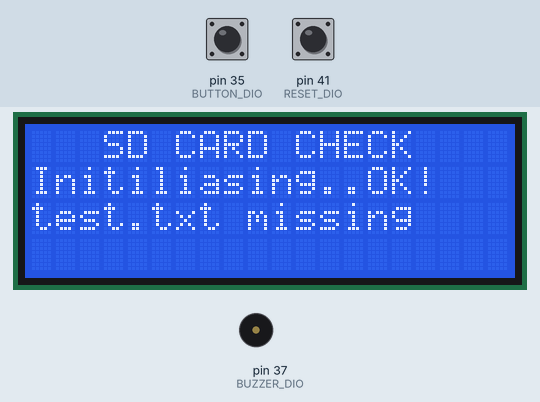
The sketch below on a simulated Arduino Mega 2560, built with avr-gcc and run on an emulated ATmega2560. On the bench: 20×4 character LCD, buzzer (waves = sounding, pin HIGH). The test bench sets the inputs (shaded band); at power-on: pin 35 (BUTTON_DIO) HIGH, pin 41 (RESET_DIO) HIGH. Storage starts empty.

Above: at 5.1 s.
At 10.4 s:
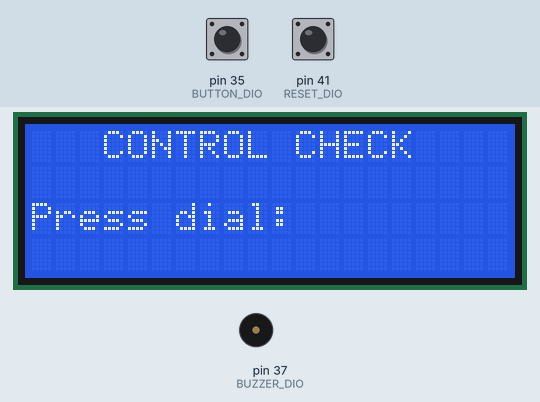
10.5 s: pin 35 (BUTTON_DIO) pulled LOW for 0.25 s
At 11.0 s:
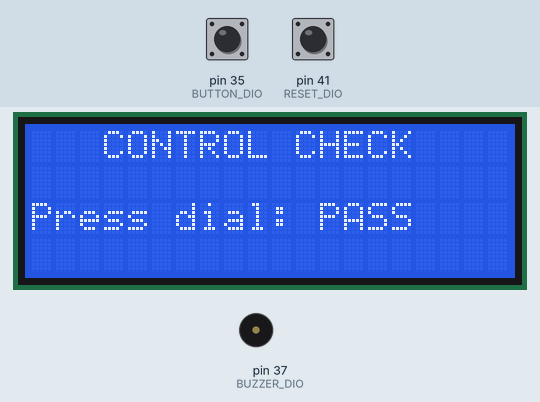
At 15.4 s:
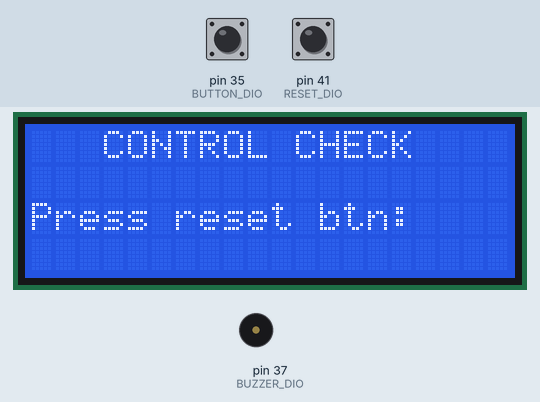
Timing chart, 0 to 16.9 s (numbered marks = the images above; inputs shaded):
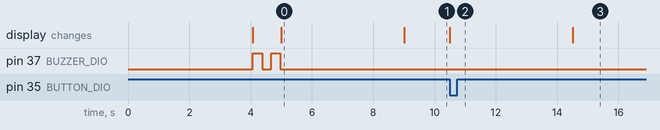

The sketch:

RAMPS_Display.ino
```cpp
/* FILE:    ARD_RAMPS_LCD_Panel_Test.pde
   DATE:    09/01/14
   VERSION: 0.1

This sketch will test all of the components of the RAMPS compatible LCD panel.
It assumes that the panel will be connected to an Arduino Mega and RAMPS shield.
However this sketch is useful if you are not intending to use it with a 3D printer
as an example of how to access the various components.

To run this test you will need to insert and SD card with a text file named
'test.txt'. The test will display on the LCD the first 20 characters contained
within this file. You will also be prompted, via the LCD screen, to adjust the
controls of the panel.

The sketch will perform the following tests:

Buzzer test: The buzzer will beep twice
SD Card test: Will attempt to read the contents of the test.txt file on the SD card
Dial button check: Will prompt you to press the panels dial
Reset button test: Will prompt you to press the button labelled reset on the panel
Dial CW rotate test: Will prompt you to turn the dial clockwise until count = 10
Dial CCW rotate test: Will prompt you to turn the dial counter-clockwise until count = 0

There will be a 4 second delay between each test.


You may copy, alter and reuse this code in any way you like but please leave
reference to hobbycomponents.com in your comments if you redistribute this code.
This software may not be used by other sellers.

THIS SOFTWARE IS PROVIDED "AS IS". HOBBY COMPONENTS LTD MAKES NO WARRANTIES, WHETHER
EXPRESS, IMPLIED OR STATUTORY, INCLUDING, BUT NOT LIMITED TO, IMPLIED WARRANTIES OF
MERCHANTABILITY AND FITNESS FOR A PARTICULAR PURPOSE, ACCURACY OR LACK OF NEGLIGENCE.
HOBBY COMPONENTS LTD SHALL NOT, IN ANY CIRCUMSTANCES, BE LIABLE FOR ANY DAMAGES,
INCLUDING, BUT NOT LIMITED TO, SPECIAL, INCIDENTAL OR CONSEQUENTIAL DAMAGES FOR ANY
REASON WHATSOEVER.
*/

/* Include the LCD Library */
#include <LiquidCrystal.h>

/* Include the SD card library */
#include <SD.h>

/* DIO pin used to control the SD card readers CS pin */
#define SD_CARD_CD_DIO 53

/* Rotary encoder (dial) pins */
#define ROT_EN_A 31
#define ROT_EN_B 33

/* Rotary encoder button pin */
#define BUTTON_DIO 35
#define BUZZER_DIO 37

/* Reset button pin */
#define RESET_DIO 41

/* LCD display pins */
#define LCD_RS 16
#define LCD_EN 17
#define LCD_D4 23
#define LCD_D5 25
#define LCD_D6 27
#define LCD_D7 29


/* Create an instance of the LCD library. */
LiquidCrystal lcd(LCD_RS, LCD_EN, LCD_D4, LCD_D5, LCD_D6, LCD_D7);

/* Create an instance of the SD card library */
File SDFileData;


void setup()
{
  /* Initialise the LCD */
  lcd.begin(20, 4);

  /* Configure the pins used to read the status of the panel dial
     and buttons */
  pinMode(BUZZER_DIO, OUTPUT);
  pinMode(BUTTON_DIO, INPUT);
  digitalWrite(BUTTON_DIO, HIGH);
  pinMode(RESET_DIO, INPUT);
  digitalWrite(RESET_DIO, HIGH);
  pinMode(ROT_EN_A,INPUT);
  pinMode(ROT_EN_B,INPUT);
  digitalWrite(ROT_EN_A, HIGH);
  digitalWrite(ROT_EN_B, HIGH);
}


/* Main program loop */
void loop()
{
  /* Output the test message to the LCD */
  lcd.setCursor(2,0);
  lcd.print("HOBBY COMPONENTS");
  lcd.setCursor(2,1);
  lcd.print("RAMPS LCD PANEL");
  lcd.setCursor(4,2);
  lcd.print("HC3DPR0005");
  lcd.setCursor(8,3);
  lcd.print("TEST");

  /* Wait 4 seconds */
  delay(4000);

  /* Buzzer test */
  BuzzerCheck();

  /* SD card read test */
  SDCardCheck();
  delay(4000);

  /* Control check */
  ControlCheck();
  delay(4000);

  /* All done! */
  lcd.clear();
  lcd.setCursor(3,1);
  lcd.print("TEST COMPLETE");

  while(1);
}

/* Test the buzzer by beeping twice */
void BuzzerCheck(void)
{
  lcd.clear();
  lcd.setCursor(4,1);
  lcd.print("BUZZER CHECK");

  digitalWrite(BUZZER_DIO, HIGH);
  delay(300);
  digitalWrite(BUZZER_DIO, LOW);
  delay(300);
  digitalWrite(BUZZER_DIO, HIGH);
  delay(300);
  digitalWrite(BUZZER_DIO, LOW);
}

/* Test the SD card by reading the contents of a file named test.txt */
void SDCardCheck(void)
{
  byte index;
  char SDCardText[]= "                    ";

  /* Display new test */
  lcd.clear();
  lcd.setCursor(3,0);
  lcd.print("SD CARD CHECK");
  lcd.setCursor(0,1);
  lcd.print("Initiliasing..");

  /* Initialise the SD card */
  if (!SD.begin(SD_CARD_CD_DIO))
  {
    /* If there was an error output this to the LCD */
    lcd.setCursor(14,1);
    lcd.print("ERROR!");
    lcd.setCursor(0,3);
    lcd.print("SD Card not detected");
  }else
  {
    lcd.setCursor(14,1);
    lcd.print("OK! ");
  }


   /* Check if the text file exists */
   if(SD.exists("test.txt"))
   {
     lcd.setCursor(0,2);
     lcd.print("test.txt contents:");

     /* The file exists so open it */
     SDFileData = SD.open("test.txt");

     /* Sequentially read the data from the file and store the first 20 characters */
     for (index = 0; index < 20; index++)
     {
       if (SDFileData.available())
         SDCardText[index] = SDFileData.read();
     }

     /* Display the contents on the LCD */
     lcd.setCursor(0,3);
     lcd.print(SDCardText);

   }else
   {
     lcd.setCursor(0,2);
     lcd.print("test.txt missing");
   }

   /* Close the file */
   SDFileData.close();
}

/* Check the dial and push buttons */
void ControlCheck(void)
{
  byte DialPos = 0;
  byte Last_DialPos = 0;
  byte DialCount = 0;

  /* Display new test */
  lcd.clear();
  lcd.setCursor(3,0);
  lcd.print("CONTROL CHECK");

  /* Prompt the user to press the dial */
  lcd.setCursor(0,2);
  lcd.print("Press dial:");

  /* Wait for the dial to be pressed */
  while(digitalRead(BUTTON_DIO));

  lcd.setCursor(12,2);
  lcd.print("PASS");

  delay(4000);

  /* Prompt the user to press the button marked reset */
  lcd.setCursor(0,2);
  lcd.print("Press reset btn:    ");

  /* Wait for button to be pressed */
  while(digitalRead(RESET_DIO));

  lcd.setCursor(16,2);
  lcd.print("PASS");

  delay(4000);

  /* Prompt the user to turn the dial clockwise by 10 positions */
  lcd.setCursor(0,2);
  lcd.print("Rotate Dial CW:     ");

  /* Run this loop until the dial is turned 10 positions */
  while(DialCount <= 9)
  {
    /* Read the status of the dial */
    DialPos = (digitalRead(ROT_EN_B) << 1) | digitalRead(ROT_EN_A);

    /* Is the dial being turned clockwise ? */
    if (DialPos == 3 && Last_DialPos == 1)
    {
      /* If so increase the dial counter and display it */
      DialCount++;
      lcd.setCursor(16,2);
      lcd.print(DialCount);
    }

    /* If the dial counter reaches a value of 10 then the test has passed */
    if (DialCount >= 10)
    {
      lcd.setCursor(16,2);
      lcd.print("PASS");
    }
    /* Remember the last position of the dial so we know when it has changed */
    Last_DialPos = DialPos;
  }

  delay(4000);
  DialCount = 10;
  lcd.setCursor(0,2);

  /* Now instruct the user to rotate the dial counter-clockwise */
  lcd.print("Rotate Dial CCW:    ");

  /* Run this loop until the dial is turned 10 positions */
  while(DialCount)
  {
    /* Read the status of the dial */
    DialPos = (digitalRead(ROT_EN_B) << 1) | digitalRead(ROT_EN_A);

    /* Is the dial being turned counter-clockwise ? */
    if (DialPos == 3 && Last_DialPos == 2)
    {
      /* If so decrease the dial counter and display it */
      DialCount--;
      lcd.setCursor(17,2);
      lcd.print(DialCount);
    }

    /* If the dial counter reaches a value of 0 then the test has passed */
    if (DialCount == 0)
    {
      lcd.setCursor(16,2);
      lcd.print("PASS");
    }

    /* Remember the last position of the dial so we know when it has changed */
    Last_DialPos = DialPos;
  }
}
```

Measured:
- after the input at 10.5 s, the display: changes at once (image 2)
- what the display in image 0 shows lasts 4.0 s, from 5.0 s to 9.0 s
